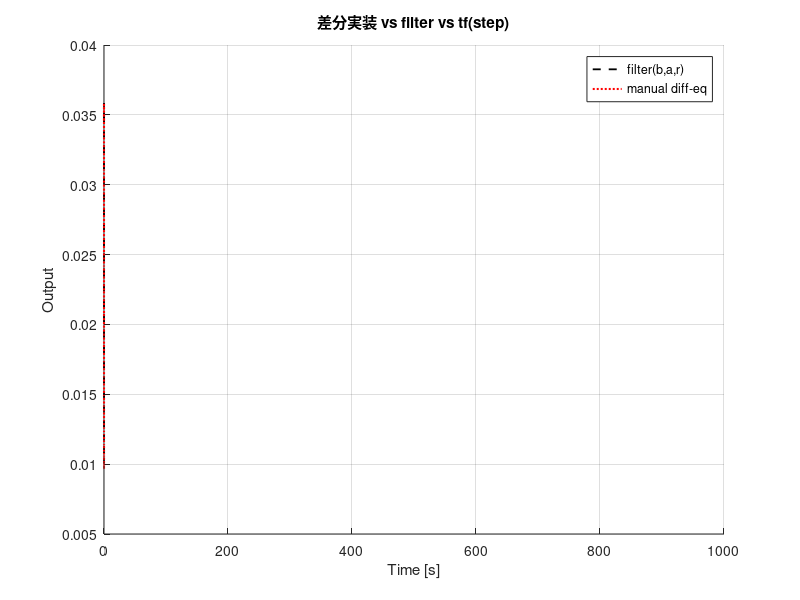

MATLAB code to generate this figure:
%% ============================================================
%  差分方程式の安全実装版（インデックスエラー対策済み）
% ============================================================
%clear; close all; clc;

% ---- 伝達関数係数設定 ----
b = [0.01 -0.01777 0.007798];
a = [0.289 -0.5202 0.2341];

% ---- 正規化 ----
a0 = a(1);
b = b / a0;
a = a / a0;

% ---- シミュレーション設定 ----
Ts = 0.001;
N = 1000;
r = ones(N, 1);    % ステップ入力
u = zeros(N, 1);   % 出力初期化

% ---- 差分方程式の逐次計算 ----
for k = 1:N
    % 安全に過去値を取得（範囲外なら0）
    if k >= 2
        r1 = r(k-1);
        u1 = u(k-1);
    else
        r1 = 0;
        u1 = 0;
    end
    if k >= 3
        r2 = r(k-2);
        u2 = u(k-2);
    else
        r2 = 0;
        u2 = 0;
    end
    
    % 差分方程式
    % u[k] = -a1*u[k-1] - a2*u[k-2] + b0*r[k] + b1*r[k-1] + b2*r[k-2]
    u(k) = -a(2)*u1 - a(3)*u2 + b(1)*r(k) + b(2)*r1 + b(3)*r2;
end

% ---- MATLABのfilter関数での比較 ----
u_filter = filter(b, a, r);

% ---- tfモデルとの比較 ----
Fz = tf(b, a, Ts);
[y_tf, t_tf] = step(Fz, N);

% ---- プロット ----
time = (0:N-1)' * Ts;
figure;
%plot(time, u_filter, 'b-', 'LineWidth', 1.3); 
hold on;
plot(time, u, 'k--', 'LineWidth', 1.3);
plot(t_tf, y_tf, 'r:', 'LineWidth', 1.5);
legend('filter(b,a,r)', 'manual diff-eq', 'step(Fz)');
xlabel('Time [s]'); ylabel('Output');
title('差分実装 vs filter vs tf(step)');
grid on;
